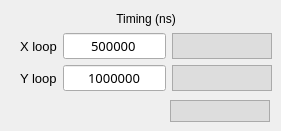
    <widget class="QWidget" name="CONTROL">
     <attribute name="title">
      <string>Control</string>
     </attribute>
     <widget class="QWidget" name="gridLayoutWidget_5">
      <property name="geometry">
       <rect>
        <x>20</x>
        <y>10</y>
        <width>252</width>
        <height>81</height>
       </rect>
      </property>
      <layout class="QGridLayout" name="gridLayout_5">
       <item row="1" column="2">
        <widget class="QLabel" name="PERIOD_LOOP_X">
         <property name="minimumSize">
          <size>
           <width>100</width>
           <height>0</height>
          </size>
         </property>
         <property name="maximumSize">
          <size>
           <width>75</width>
           <height>16777215</height>
          </size>
         </property>
         <property name="font">
          <font>
           <pointsize>9</pointsize>
          </font>
         </property>
         <property name="styleSheet">
          <string notr="true">background: #ddd;</string>
         </property>
         <property name="frameShape">
          <enum>QFrame::StyledPanel</enum>
         </property>
         <property name="text">
          <string/>
         </property>
         <property name="alignment">
          <set>Qt::AlignCenter</set>
         </property>
        </widget>
       </item>
       <item row="2" column="2">
        <widget class="QLabel" name="PERIOD_LOOP_Y">
         <property name="minimumSize">
          <size>
           <width>100</width>
           <height>0</height>
          </size>
         </property>
         <property name="maximumSize">
          <size>
           <width>75</width>
           <height>16777215</height>
          </size>
         </property>
         <property name="font">
          <font>
           <pointsize>9</pointsize>
          </font>
         </property>
         <property name="styleSheet">
          <string notr="true">background: #ddd;</string>
         </property>
         <property name="frameShape">
          <enum>QFrame::StyledPanel</enum>
         </property>
         <property name="text">
          <string/>
         </property>
         <property name="alignment">
          <set>Qt::AlignCenter</set>
         </property>
        </widget>
       </item>
       <item row="0" column="0" colspan="3">
        <widget class="QLabel" name="label_15">
         <property name="text">
          <string>Timing (ns)</string>
         </property>
         <property name="alignment">
          <set>Qt::AlignCenter</set>
         </property>
        </widget>
       </item>
       <item row="1" column="0">
        <widget class="QLabel" name="label">
         <property name="font">
          <font>
           <pointsize>10</pointsize>
          </font>
         </property>
         <property name="text">
          <string>X loop</string>
         </property>
        </widget>
       </item>
       <item row="2" column="0">
        <widget class="QLabel" name="label_2">
         <property name="font">
          <font>
           <pointsize>10</pointsize>
          </font>
         </property>
         <property name="text">
          <string>Y loop</string>
         </property>
        </widget>
       </item>
       <item row="1" column="1">
        <widget class="QLineEdit" name="LOOP_PERIOD_X">
         <property name="minimumSize">
          <size>
           <width>100</width>
           <height>0</height>
          </size>
         </property>
         <property name="font">
          <font>
           <family>Ubuntu Mono</family>
           <pointsize>10</pointsize>
          </font>
         </property>
         <property name="text">
          <string>500000</string>
         </property>
         <property name="alignment">
          <set>Qt::AlignCenter</set>
         </property>
        </widget>
       </item>
       <item row="2" column="1">
        <widget class="QLineEdit" name="LOOP_PERIOD_Y">
         <property name="minimumSize">
          <size>
           <width>100</width>
           <height>0</height>
          </size>
         </property>
         <property name="font">
          <font>
           <family>Ubuntu Mono</family>
           <pointsize>10</pointsize>
          </font>
         </property>
         <property name="text">
          <string>1000000</string>
         </property>
         <property name="alignment">
          <set>Qt::AlignCenter</set>
         </property>
        </widget>
       </item>
      </layout>
     </widget>
     <widget class="QLabel" name="TIMER_CHECK">
      <property name="geometry">
       <rect>
        <x>170</x>
        <y>100</y>
        <width>100</width>
        <height>22</height>
       </rect>
      </property>
      <property name="minimumSize">
       <size>
        <width>100</width>
        <height>0</height>
       </size>
      </property>
      <property name="maximumSize">
       <size>
        <width>75</width>
        <height>16777215</height>
       </size>
      </property>
      <property name="font">
       <font>
        <pointsize>9</pointsize>
       </font>
      </property>
      <property name="styleSheet">
       <string notr="true">background: #ddd;</string>
      </property>
      <property name="frameShape">
       <enum>QFrame::StyledPanel</enum>
      </property>
      <property name="text">
       <string/>
      </property>
      <property name="alignment">
       <set>Qt::AlignCenter</set>
      </property>
     </widget>
    </widget>
